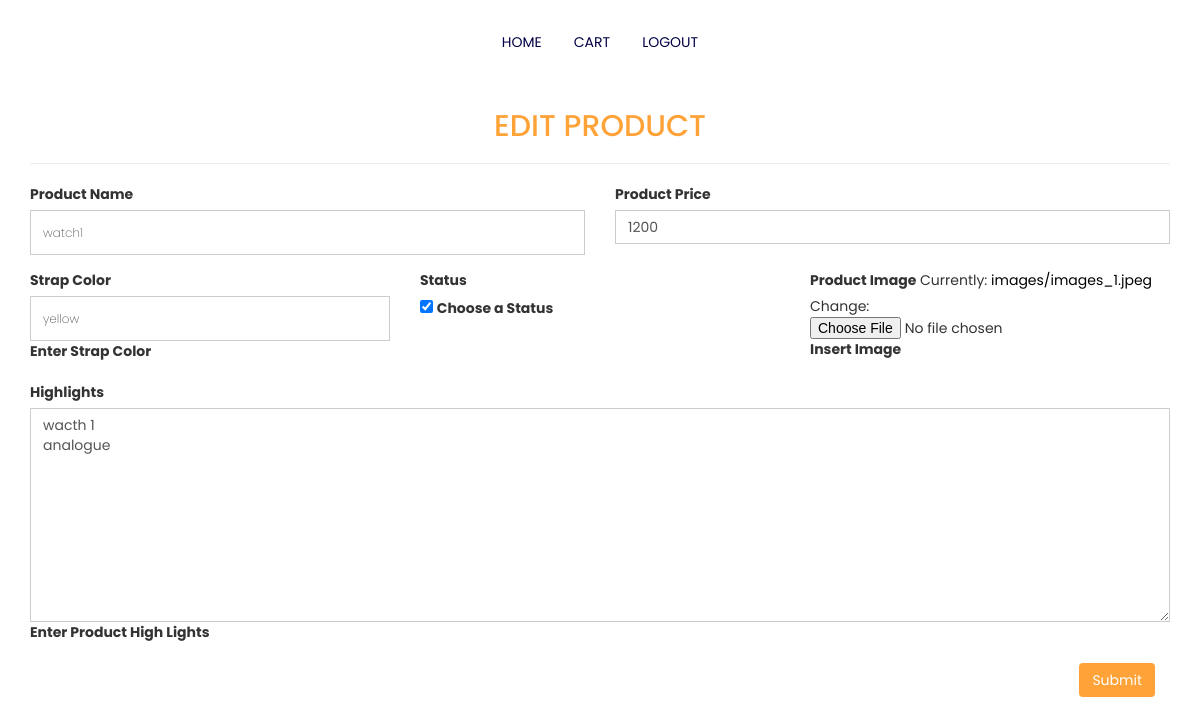
/product_edit/1 (signed in), run on the app's committed database.
### products/models.py (models this page shows, shortened)
class Products(models.Model):
    product_id = models.IntegerField(primary_key=True, auto_created=True, editable=False)
    product_name = models.CharField(max_length=100)
    strap_color = models.CharField(max_length=20)
    highlight = models.TextField()
    price = models.IntegerField()
    active_inactive = models.BooleanField(default=True)
    image = models.ImageField(upload_to="images")

### products/views.py (the view, shortened to what this page needs)
# urls.py: path('product_edit/<int:pk>', product_edit, name='product_edit')
@login_required()
def product_edit(request, pk):
    template_name = 'products/product_edit.html'
    product = Products.objects.get(product_id=pk)
    form = ProductAddForm(instance=product)
    context = {'form': form, 'product': product}
    return render(request, template_name, context)

### products/forms.py
class ProductAddForm(ModelForm):
    class Meta:
        model = Products
        fields = ['product_name', 'strap_color', 'highlight', 'price', 'active_inactive', 'image']
        widgets = {
            'product_name': forms.TextInput(attrs={'class': 'form-control', 'required': 'true'}),
            'strap_color': forms.TextInput(attrs={'class': 'form-control', 'required': 'true'}),
            'highlight': forms.Textarea(attrs={'class': 'form-control', 'required':'true', 'raw':'5'}),
            'price': forms.TextInput(attrs={'type':'number','class': 'form-control', 'required': 'true'}),
        }

### templates/products/product_edit.html (shortened to what this page needs)
{% extends 'base.html' %}
{% load static %}
{% block content %}
<div class="main">
    <section class="signup">
        <div class="container">
            <div class="signup-content">
                <form enctype="multipart/form-data" class="form" role="form" action="" method="post"> {% csrf_token %}
                    <header align="center"
                            style="color:#ffa238;"
                            class="h2 text-uppercase font-weight-bold">Edit Product
                    </header>
                    <hr>
                    <div class="row">
                        <div class="col-sm-6">
                            <div class="form-group required">
                                <label class='control-label'>Product Name</label>
                                {{ form.product_name}}
                            </div>
                        </div>
                        <div class="col-sm-6">
                            <div class="form-group required">
                                <label class='control-label'>Product Price</label>
                                {{ form.price}}
                            </div>
                        </div>
                    </div>
                    <div class="row">
                        <div class="col-sm-4">
                            <div class="form-group required">
                                <label class='control-label'>Strap Color</label>
                                {{ form.strap_color }}
                                <label class='control-label'>Enter Strap Color</label>
                            </div>
                        </div>
                        <div class="col-sm-4">
                            <div class="form-group required">
                                <label class='control-label'>Status</label><br>
                                {{ form.active_inactive }}
                                <label class='control-label'>Choose a Status</label>
                            </div>
                        </div>
                        <div class="col-sm-4">
                            <div class="form-group required">
                                <label class='control-label'>Product Image</label>
                                {{ form.image }}
                                <label class='control-label'>Insert Image</label>
                            </div>
                        </div>
                    </div>
                    <div class="row">
                        <div class="col-sm-12">
                            <div class="form-group required">
                                <label class='control-label'>Highlights</label>
                                {{ form.highlight }}
                                <label class='control-label'>Enter Product High Lights</label>
                            </div>
                        </div>
                    </div>
                    <div class="col-sm-12 text-right">
                        <button type="submit" style="background-color:#ffa238;color:white;margin-left:20px;"
                                class="btn ink-reaction">Submit</button>
                    </div>
                </form>
            </div>
        </div>
    </section>
</div>
{% endblock %}

### static/css/style.css (style rules this page uses)
body { line-height: 1.5; font-family: "Poppins", sans-serif; -webkit-font-smoothing: antialiased; }
a, a:focus, a:hover { text-decoration: none; outline: 0; color: #000; }
input[type="email"], input[type="password"], input[type="text"], input[type="tel"] { border-radius: 0; box-shadow: none; height: 45px; outline: none; font-weight: 200; font-size: 12px; }
.form-control { box-shadow: none; border-radius: 0; }

### data on the page
Products: product_name "watch1", price "1200", strap_color "yellow", active_inactive "☑", highlight "wacth 1 analogue"
